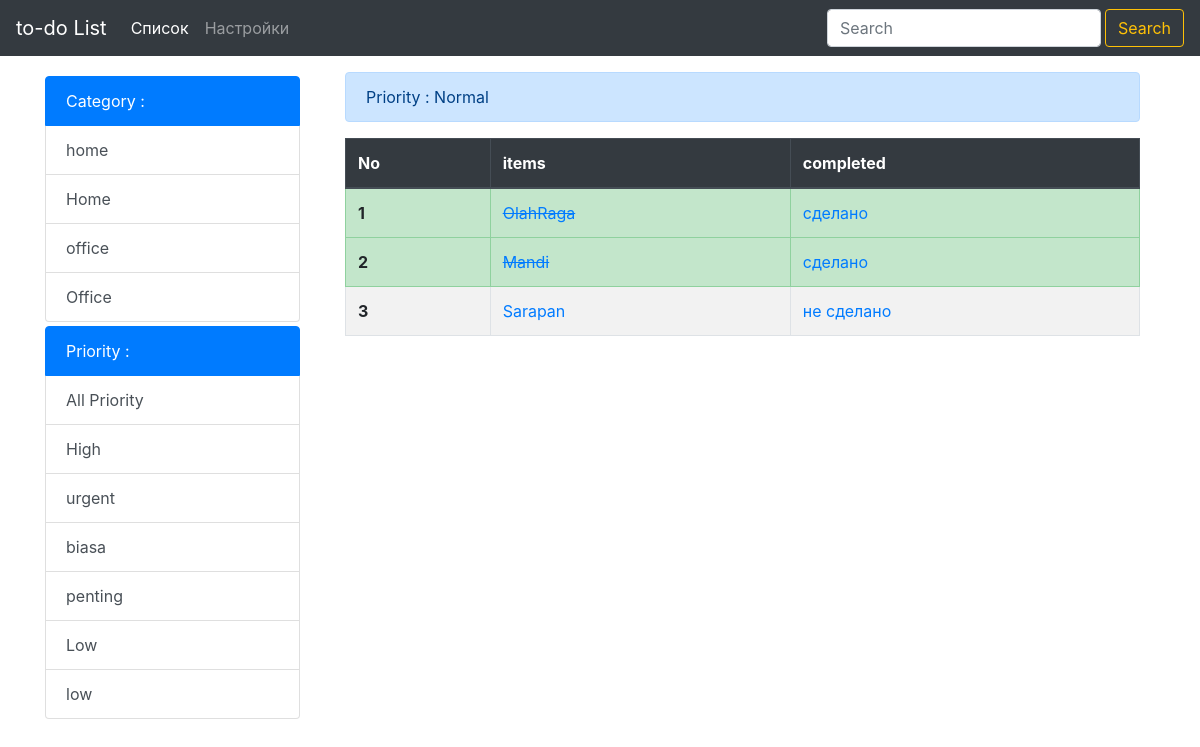
The app's page /list/priority/Normal, older data.
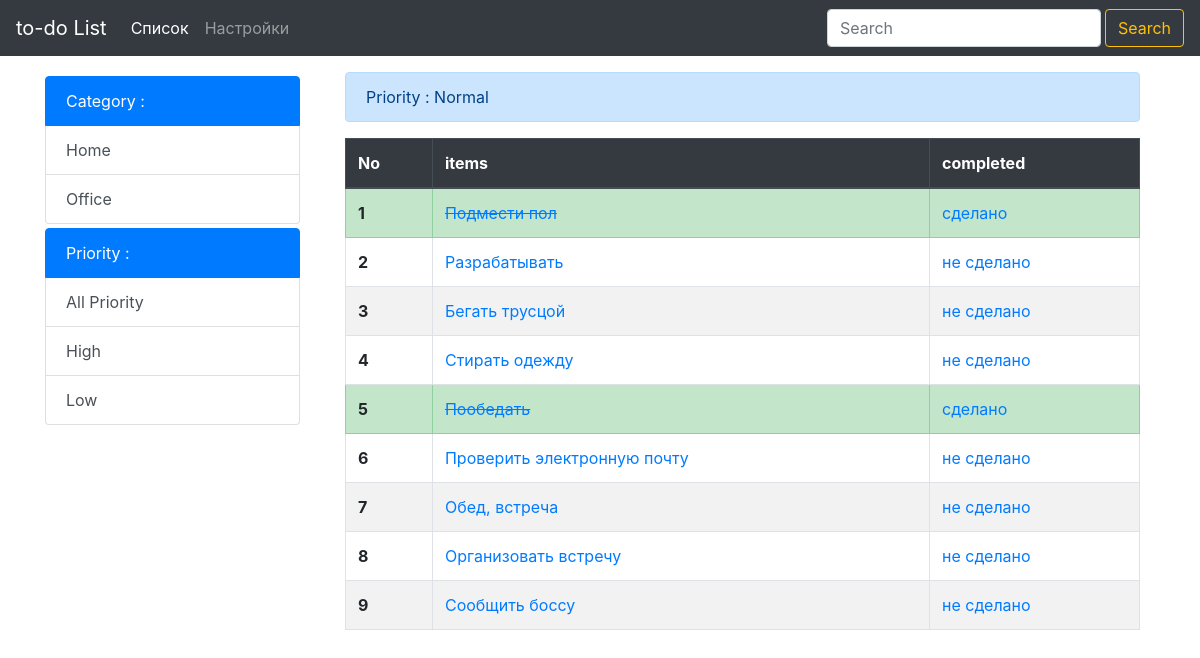
The same page, newer data.
### list/models.py (models this page shows, shortened)
class List(models.Model):
    item = models.CharField(max_length=200)
    completed = models.BooleanField(default=False)
    category = models.CharField(max_length=50, default='')
    priority = models.CharField(max_length=50, default='')
    subitem = models.TextField(max_length=300, default='', blank=True)

### list/views.py (the view)
# urls.py: url('priority/(?P<priorityInput>[^/]+)', views.priority, name='priority'),
def priority(request, priorityInput):
    all_items = List.objects.filter(priority=priorityInput)
    priority_menu = List.objects.values('priority').distinct().exclude(priority=priorityInput)
    priority_judul=priorityInput
    category_menu = List.objects.values('category').distinct()
    context = {
        'Title' : 'Priority',
        'all_items' : all_items,
        'priority_menu' : priority_menu,
        'priority_judul' :priority_judul,
        'category_menu' : category_menu,
    }
    return render (request, 'list/priority.html',context)

### list/templates/list/priority.html (shortened to what this page needs)
{% extends 'base.html' %}
{% block content %}
 <div class="col-sm-3 mb-5 pt-4">
  <div class="list-group mt-1">
    <span class="list-group-item active">
        Category :
    </span>
    {% for category_list_menu in category_menu %}
   <a href="{% url 'list:category' categoryInput=category_list_menu.category %}" class="list-group-item list-group-item-action d-flex justify-content-between align-items-center"> {{category_list_menu.category}} </a>
   {% endfor %}
  </div>
  <div class="list-group mt-1">
    <span class="list-group-item active">
        Priority :
    </span>
    <a href="{% url 'list:index' %}" class="list-group-item list-group-item-action d-flex justify-content-between align-items-center"> All Priority </a>
    {% for priority_list_menu in priority_menu %}
    <a href="{% url 'list:priority' priorityInput=priority_list_menu.priority %}" class="list-group-item list-group-item-action d-flex justify-content-between align-items-center"> {{priority_list_menu.priority}} </a>
   {% endfor %}
  </div>
 </div>
   <div class="col-sm-9">
<div class="container pt-4">
        <table class="table table-striped table-hover table-bordered">
        <thead class="thead-dark">
          <tr>
            <th scope="col">No</th>
            <th scope="col">items</th>
            <th scope="col">completed</th>
          </tr>
        </thead>
        <tbody>
            <div class="alert alert-primary" role="alert">
                Priority : {{priority_judul}}
              </div>
          {% for things in all_items %}
            {% if things.completed %}
                <tr class="table-success">
                  <th scope="row">{{forloop.counter}}</th>
                  <td><a href="{% url 'list:detail' things.id  %}"><s>{{things.item}}</s></a></td>
                  <td><a href="{% url 'list:uncross' things.id  %}">сделано</a></td>
                </tr>
              {% else %}
                <tr>
                  <th scope="row">{{forloop.counter}}</th>
                  <td> <a href="{% url 'list:detail' things.id  %}">{{things.item}}</a> </td>
                  <td><a href="{% url 'list:cross_off' things.id  %}">не сделано</a></td>
                </tr>
              {% endif %}
          {% endfor %}
        </tbody>
      </table>
    </div>
</div>
{% endblock content %}

### templates/base.html (shortened to what this page needs)
{% load static %}
<!doctype html>
<html lang="en">
  <head>
    <link rel="stylesheet" href="https://cdn.jsdelivr.net/npm/bootstrap@4.5.3/dist/css/bootstrap.min.css">
    <link rel="stylesheet" type="text/css" href="https://cdn.datatables.net/v/bs4/dt-1.10.22/datatables.min.css"/>
    <link rel="stylesheet" href="{% static 'mystyle.css' %}" type="text/css">
  </head>
  <body>
<nav class="navbar navbar-expand-lg navbar-dark bg-dark fixed-top">
    <a class="navbar-brand" href="{% url 'home'  %}">to-do List</a>
    <div class="collapse navbar-collapse" id="navbarTogglerDemo03">
      <ul class="navbar-nav mr-auto mt-2 mt-lg-0">
        <li class="nav-item active">
          <a class="nav-link" href="{% url 'list:index' %}">Список <span class="sr-only">(current)</span></a>
        </li>
        <li class="nav-item">
          <a class="nav-link" href="{% url 'list:create' %}">Настройки</a>
        </li>
      </ul>
    <form action="{% url 'list:search' %}" method="GET" class="form-inline my-1 my-sm-0">
        <input class="form-control mr-sm-1" type="text" name='kolomCari' id="kolomcari" placeholder="Search" aria-label="Search">
        <button class="btn btn-outline-warning my-1 my-sm-0" type="submit">Search</button>
    </form>
    </div>
  </nav>
<div class="container mt-5">
  <div class="row">
      {% block content %}
      {% endblock content %}
</div>
</div>
  </body>
</html>

Row changes from the older to the newer data that the page shows:
changed List: item "OlahRaga" → "Подмести пол"
changed List: item "Mandi" → "Разрабатывать"; completed "сделано" → "не сделано"
changed List: item "Sarapan" → "Бегать трусцой"
now on this page (row edited): List: item "Стирать одежду"
now on this page (row edited): List: item "Пообедать"
added List: item "Проверить электронную почту"
added List: item "Обед, встреча"
added List: item "Организовать встречу"
added List: item "Сообщить боссу"
Text that changed along with them:
{{ category_list_menu.category }}: "home" → "Home"
{{ category_list_menu.category }}: "office" → "Office"
list line gone: "Home"
list line gone: "Office"
list line gone: "urgent"
list line gone: "biasa"
list line gone: "penting"
list line gone: "low"
